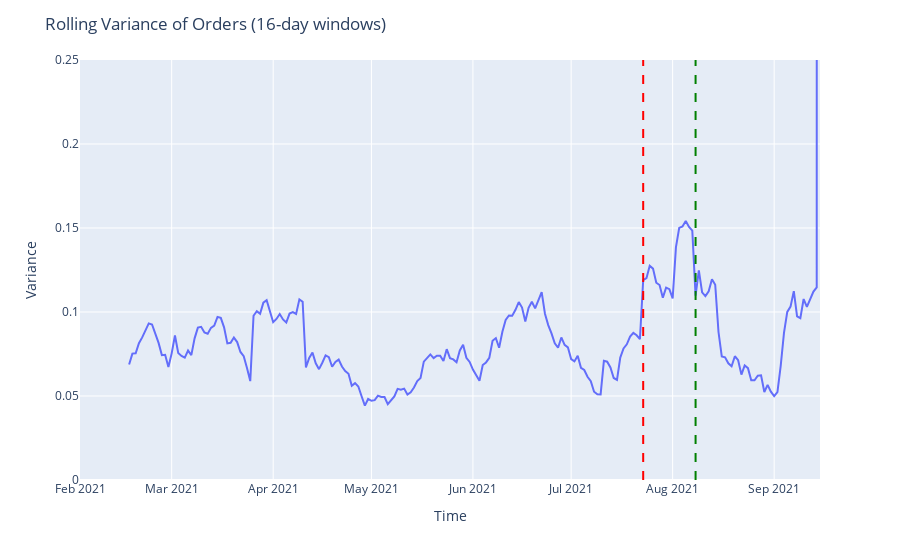

Notebook code for this chart:
### Markdown cell above
It seems that during the Olympics daily trends were much more volatile. Let's look at the rolling variance for 16 day periods (the Olympics were for 16 days) to confirm.

### Code cell
# Create a new column 'orders_log' to store the log of orders
daily['orders_log'] = np.log(daily['orders'] + 0.001)

# Calculate rolling variance for every 16 day window
daily['rolling_variance'] = daily['orders_log'].rolling(window=16).var()

# Plot the rolling variances using Plotly Express
fig = px.line(daily, x='time', y='rolling_variance')

# Add vertical lines for the Olympics start and end dates
fig.add_vline(x=olymp_start_date, line_dash='dash', line_color='red', name='Start of Olympics')
fig.add_vline(x=olymp_end_date, line_dash='dash', line_color='green', name='End of Olympics')

fig.update_layout(
    title='Rolling Variance of Orders (16-day windows)',
    xaxis_title='Time',
    yaxis_title='Variance',
    yaxis_range=[0, 0.25]  # Set the range of the y-axis from 0 to 0.25
)

fig.show()

### Figure 1 — Plotly figure (JSON) as saved in the notebook; plotly's stock layout.template omitted (floating-point values rounded to 4 significant figures; data arrays with more than 128 entries replaced by an {"elided": "..."} marker saying what was removed)
{"data": [{"hovertemplate": "time=%{x}<br>rolling_variance=%{y}<extra></extra>", "legendgroup": "", "line": {"color": "#636efa", "dash": "solid"}, "marker": {"symbol": "circle"}, "mode": "lines", "name": "", "orientation": "v", "showlegend": false, "type": "scatter", "x": {"elided": "227 str values"}, "xaxis": "x", "y": {"elided": "227 float values"}, "yaxis": "y"}], "layout": {"legend": {"tracegroupgap": 0}, "margin": {"t": 60}, "shapes": [{"line": {"color": "red", "dash": "dash"}, "name": "Start of Olympics", "type": "line", "x0": "2021-07-23T00:00:00", "x1": "2021-07-23T00:00:00", "xref": "x", "y0": 0, "y1": 1, "yref": "y domain"}, {"line": {"color": "green", "dash": "dash"}, "name": "End of Olympics", "type": "line", "x0": "2021-08-08T00:00:00", "x1": "2021-08-08T00:00:00", "xref": "x", "y0": 0, "y1": 1, "yref": "y domain"}], "title": {"text": "Rolling Variance of Orders (16-day windows)"}, "xaxis": {"anchor": "y", "domain": [0, 1], "title": {"text": "Time"}}, "yaxis": {"anchor": "x", "domain": [0, 1], "range": [0, 0.25], "title": {"text": "Variance"}}}}
